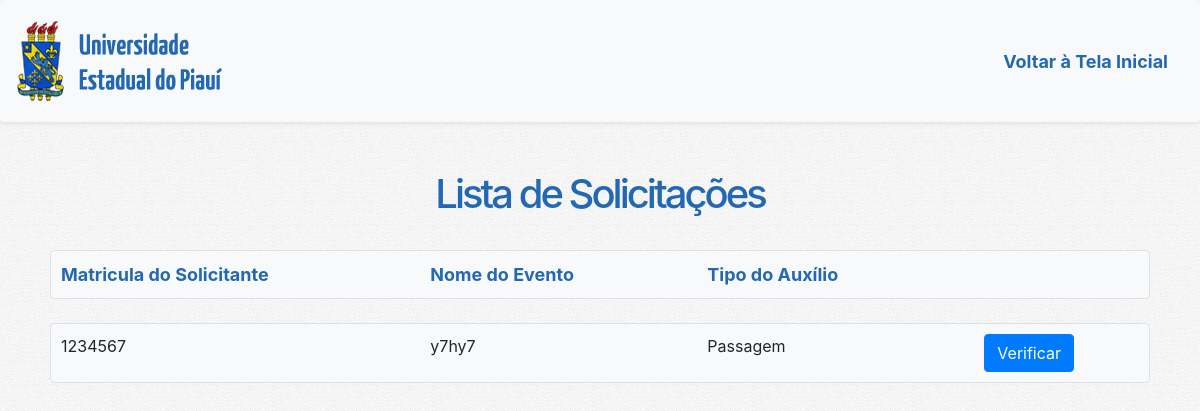
The page /lista_solicitacoes.php on the database as committed earlier.
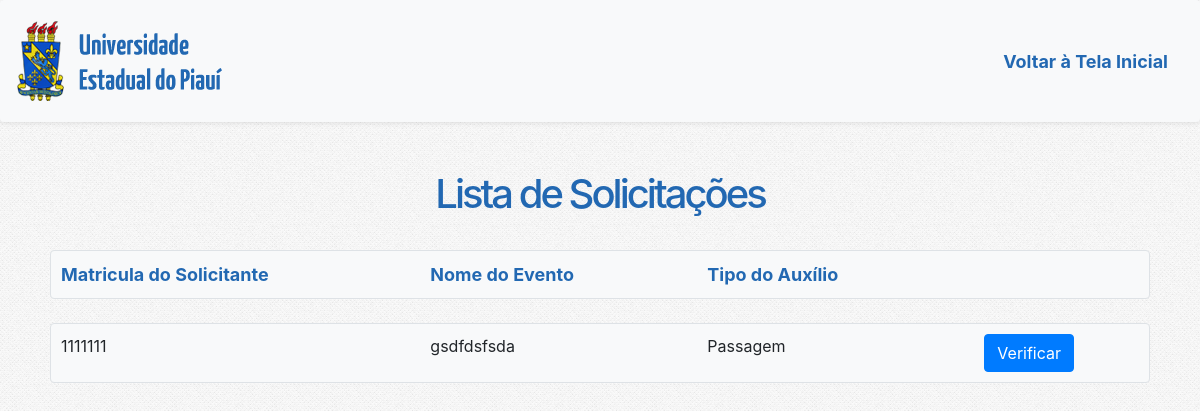
The same page on the database as committed later.
### tables this page shows
CREATE TABLE `SOLICITACAO` (
  `COD_SOLICITACAO` int(11) NOT NULL,
  `MAT_SOLICITANTE` varchar(10) DEFAULT NULL,
  `NOME_EVENTO` varchar(50) DEFAULT NULL,
  `ABRANGENCIA` varchar(15) DEFAULT NULL,
  `TITULO_TRABALHO` varchar(100) DEFAULT NULL,
  `TITULO_PROJETO` varchar(100) DEFAULT NULL,
  `AUXILIO` char(1) DEFAULT NULL,
  `TIPO_AUXILIO` varchar(20) DEFAULT NULL,
  `DESCRICAO` varchar(350) DEFAULT NULL,
  `COD_AGENCIA` varchar(60) NOT NULL,
  `ANOS_AUXILIO` int(2) NOT NULL,
  `NUM_CONTA` varchar(15) DEFAULT NULL,
  `COD_NOME_BANCO` varchar(60) DEFAULT NULL,
  `LOCAL_EVENTO` varchar(50) DEFAULT NULL,
  `INICIO_EVENTO` varchar(10) DEFAULT NULL,
  `FIM_EVENTO` varchar(10) DEFAULT NULL,
  `PONTUACAO` int(11) NOT NULL DEFAULT '0',
  `VALIDACAO` varchar(25) NOT NULL DEFAULT 'Em Avaliacao: PROP',
  `JUSTIFICATIVA` varchar(350) DEFAULT NULL,
  `COD_PONTUACAO` int(11) DEFAULT NULL
);

### lista_solicitacoes.php (the view, shortened to what this page needs)
<!DOCTYPE html>
<html lang="pt-br">
<head>
	<?php
		include_once "cabecalho_prop.php";
	?>
</head>
<body>
	<center>
		<h1 id="titulo_principal">Lista de Solicitações</h1>
	</center>
	<br>
	<div class="d-flex justify-content-center">
		<div class="col-md-11 bg-light border rounded" style="border-color: black; border-style: dotted; padding: 10px;">
			<div class="row">
				<div class="col-md-4">
					<b>Matricula do Solicitante</b>
				</div>
				<div class="col-md-3">
					<b>Nome do Evento</b>
				</div>
				<div class="col-md-3">
					<b>Tipo do Auxílio</b>
				</div>
			</div>
		</div>
	</div>
	<br>
	<?php
		$sql_solicitacao = mysqli_query($conexao,"SELECT * FROM SOLICITACAO WHERE VALIDACAO = 'Em Avaliacao: PROP'" );
		while($aux = mysqli_fetch_assoc($sql_solicitacao)){
	?>
			<div class="d-flex justify-content-center">
				<div class="col-md-11 bg-light border rounded" style="border-color: black; border-style: dotted; padding: 10px;">
					<div class="row">
						<div class="col-md-4">
							<?php echo $aux["MAT_SOLICITANTE"]; ?>
						</div>
						<div class="col-md-3">
							<?php echo utf8_encode($aux["NOME_EVENTO"]); ?>
						</div>
						<div class="col-md-3">
							<?php echo utf8_encode($aux["TIPO_AUXILIO"]); ?>
						</div>
						<div class="col-md-1">
							<a role="button" class="btn btn-primary" href="detalhe_solicitacao.php?id=<?php echo $aux['COD_SOLICITACAO']?>" >Verificar</a>
						</div>
					</div>
				</div>
			</div>
			<br>
	<?php
		}
	?>
</body>
</html>

### cabecalho_prop.php (shortened to what this page needs)
<!DOCTYPE html>
<html>
<head>
	<link rel="stylesheet" type="text/css" href="css/bootstrap-grid.css">
	<link rel="stylesheet" type="text/css" href="css/bootstrap-reboot.css">
	<link rel="stylesheet" type="text/css" href="css/bootstrap.css">
	<link rel="stylesheet" type="text/css" href="css/style.css">
	<link rel="stylesheet" type="text/css" href="css/grid.css">
</head>
<body style="background-image: url('_imagens/teste.png');">
	<?php
		if (!isset($_SESSION['nUsuario'])) {
	?>
		<header id="cabecalho">
			<center>
				<nav class="navbar navbar-light bg-light shadow-sm p-3 mb-5 bg-light rounded">
				  <a class="navbar-brand"><img src="_imagens/logo-1.png"/></a>
				  <nav class="nav">
					<a class="nav-link" href="tela_inicial.php"><b>Voltar à Tela Inicial</b></a
				  </nav>
				</nav>
			</center>
		</header>
	<?php
		}
	?>
</body>
</html>

### css/style.css (style rules this page uses)
h1#titulo_principal { letter-spacing: -3px; color: #2268B2; }
b { color: #2268B2; font-size: large; }

Rows that differ between the two databases and show on the page:
removed solicitacao: MAT_SOLICITANTE "1234567", NOME_EVENTO "y7hy7", TIPO_AUXILIO "Passagem"
added solicitacao: MAT_SOLICITANTE "1111111", NOME_EVENTO "gsdfdsfsda", TIPO_AUXILIO "Passagem"
